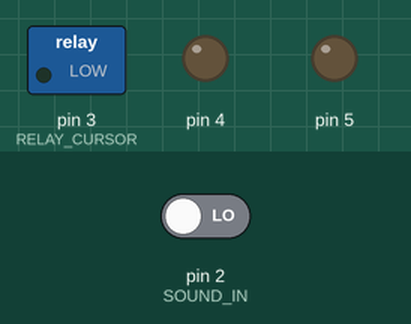
A sketch run on a simulated Arduino Uno, built with avr-gcc and run on an emulated ATmega328P. On the bench: switched loads named in the sketch (green lamp = pin HIGH), output pins drawn as LEDs (lit = HIGH). The inputs (shaded band) are chosen by the test bench; at power-on: pin 2 (SOUND_IN) LOW.

Above: at 1.2 s.
1.3 s: pin 2 (SOUND_IN) driven HIGH
At 4.0 s:
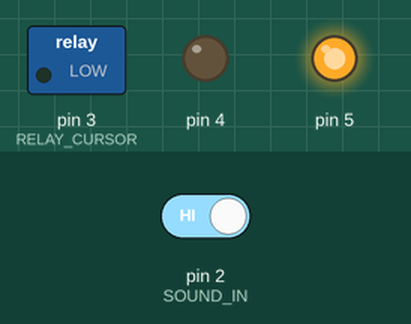
4.3 s: pin 2 (SOUND_IN) driven LOW
At 5.3 s:
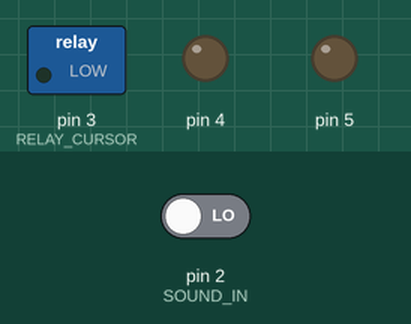
Timing chart, 0 to 7.3 s (numbered marks = the images above; inputs shaded):
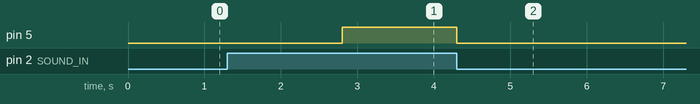

Measured:
- after the input at 1.3 s, pin 5: LOW → HIGH after 1.5 s
- after the input at 4.3 s, pin 5: goes on until 4.3 s, then stays LOW

The sketch:

multi-light-invert.ino
```cpp
const byte SOUND_IN = 2; // define D0 Sensor Interface
const byte MAX_RELAYS = 3;
const byte RELAY_CURSOR = 3; // pin to start relay group from
const byte READ_DELAY = 25; // ms to prevent false digital reads

const int CB_DELAY = 1500; // ms before cb fires

int mReference = 0;
bool mStates[MAX_RELAYS];
bool isReady = true;
long t_start;

void setup ()
{
  Serial.begin(9600);

  pinMode (SOUND_IN, INPUT) ;// output interface D0 is defined sensor
  for (int i = 0 ; i < MAX_RELAYS; i++) {
    pinMode(RELAY_CURSOR + i, OUTPUT);
    mStates[i] = false;
  }
  t_start = -1;
}

void loop ()
{
  int dr = digitalRead(SOUND_IN);
  if (dr == HIGH && isReady) {
    if (t_start == -1)
      t_start = millis();
    mReference++;
    delay(READ_DELAY);
  }
  else {
    isReady = true;
  }

  if (millis() - t_start >= CB_DELAY && t_start != -1) {
    if(mReference > 0)
      timer_cb(min(MAX_RELAYS, mReference));
    t_start = -1;
    mReference = 0;
  }
}

void timer_cb (int r) {
  int index = r - 1;
  mStates[index] = !mStates[index]; //invert relay
  digitalWrite(RELAY_CURSOR + index, mStates[index] ? HIGH : LOW);
}
```
